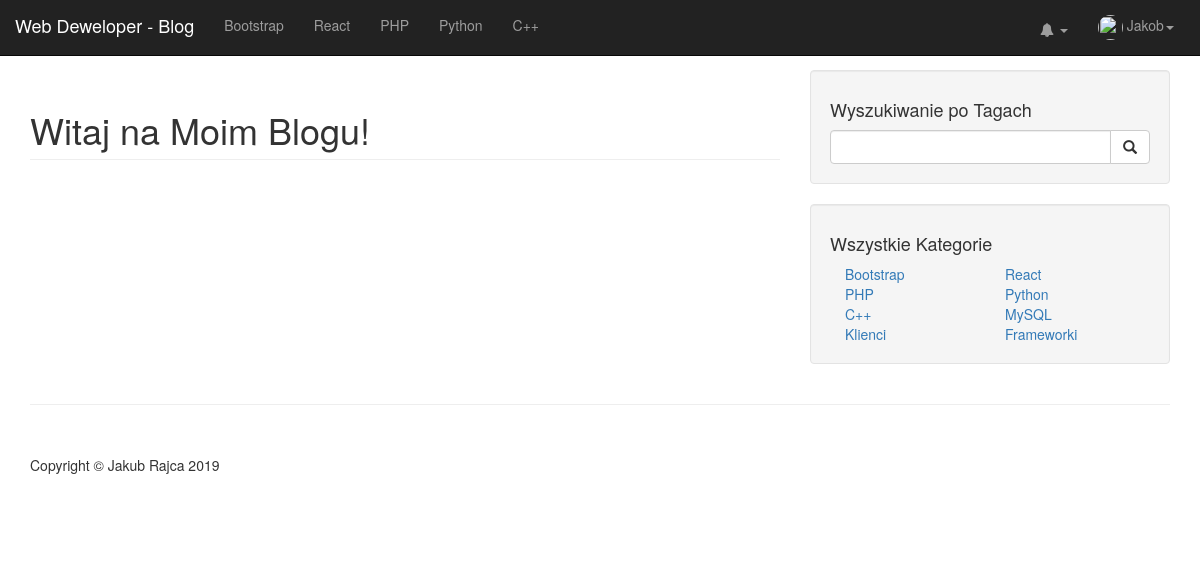
/index.php (signed in), run on the app's committed database.
### tables this page shows
CREATE TABLE `categories` (
  `id` int(3) NOT NULL,
  `title` varchar(255) NOT NULL
);

### includes/sections/index_content.php (the view, shortened to what this page needs)
<div class="row">
  <div class="col-md-8 post_container">
      <?php include 'includes/header.php'; if(isset($_GET['author'])){create_header('Posty Użytkownika',$_GET['author']);}else{create_header('Witaj na Moim Blogu!', '');} ?>
  </div>
  <?php include "includes/sidebar.php" ?>
</div>
<hr>
<?php include "includes/footer.php"; ?>

### includes/nav.php (shortened to what this page needs)
<nav class="navbar navbar-inverse navbar-fixed-top" role="navigation">
    <div class="row">
      <div class="col-lg-10 col-md-8 left">
        <div class="navbar-header">
            <a class="navbar-brand" href="index.php">Web Deweloper - Blog</a>
        </div>
        <div class="collapse navbar-collapse" id="bs-example-navbar-collapse-1">
            <ul class="nav navbar-nav">
              <?php
               $query = "SELECT * FROM categories LIMIT 5";
               $result_categories = mysqli_query($link,$query);
               while ($row = mysqli_fetch_assoc($result_categories)) {
                 $cat_title = $row['title'];
                 $cat_id = $row['id'];
                 echo "<li><a href='category.php?category=$cat_id'>$cat_title</a></li>";
               }
              ?>
            </ul>
        </div>
    </div>
    <div class="col-lg-2 col-md-4 right">
      <ul class="nav navbar-nav">
        <li style="margin-top:2.5%" class="dropdown" id="notification_dropdown">
            <a href="#" style="text-align:center" class="dropdown-toggle" id="notification_dropdown_link" data-toggle="dropdown">
            <i class="fa fa-bell"></i> <b class="caret"></b>
            </a>
        </li>
        <?php
          if(isset($_SESSION["loggedin"]) && $_SESSION["loggedin"] == true){  ?>
            <li class="dropdown">
                <a style="text-align:center;" href="#" class="dropdown-toggle" data-toggle="dropdown"><img id="user_avatar" src="img/uploads/<?php echo $_SESSION['thumb']; ?>"><?php echo ' '.$_SESSION['username']; ?><b class="caret"></b></a>
            </li>
          <?php
        }else{ ?>
          <li><a href="admin">Zaloguj Się</a></li>
          <?php } ?>
      </ul>
    </div>
  </div>
</nav>

### includes/sidebar.php
<div class="col-md-4">
    <div class="well">
      <h4>Wyszukiwanie po Tagach</h4>
      <form method="post">
        <div class="input-group">
            <input type="text" name="search" value="" class="form-control">
            <span class="input-group-btn">
              <button name="search_btn" class="btn btn-default">
                <span class="glyphicon glyphicon-search"></span>
              </button>
            </span>
        </div>
      </form>
    </div>
    <div class="well">
        <h4>Wszystkie Kategorie</h4>
        <div class="row">
            <div class="col-lg-12">
                <ul class="list-unstyled">
                  <?php
                   $query = "SELECT * FROM categories";
                   $result_categories = mysqli_query($link,$query);
                   while ($row = mysqli_fetch_assoc($result_categories)) {
                     $cat_title = $row['title'];
                     $cat_id = $row['id'];
                     echo "<div class='col-lg-6'><li><a href='category.php?category=$cat_id'>$cat_title</a></li></div>";
                   }
                  ?>
                </ul>
            </div>
        </div>
    </div>
</div>

### css/blog-home.css (style rules this page uses)
body { padding-top: 140px; }
#user_avatar { height: 25px; width: 25px; border-radius: 50%; }
@media (min-width: 992px) { body { padding-top: 70px; } }

### data on the page
categories: title "Bootstrap"
categories: title "React"
categories: title "PHP"
categories: title "Python"
categories: title "C++"
categories: title "MySQL"
categories: title "Klienci"
categories: title "Frameworki"

### other printed values
$_SESSION['username'] "Jakob"
$title "Witaj na Moim Blogu!"
